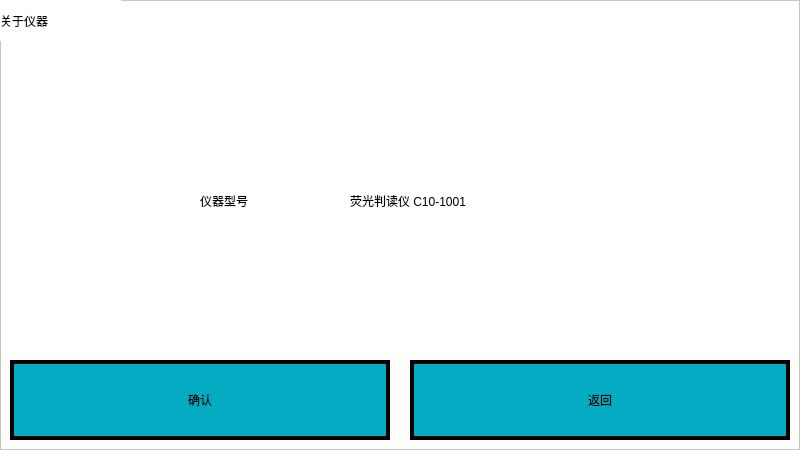
<?xml version="1.0" encoding="UTF-8"?>
<ui version="4.0">
 <class>AboutForm</class>
 <widget class="QWidget" name="AboutForm">
  <property name="geometry">
   <rect>
    <x>0</x>
    <y>0</y>
    <width>800</width>
    <height>450</height>
   </rect>
  </property>
  <property name="windowTitle">
   <string>Form</string>
  </property>
  <property name="styleSheet">
   <string notr="true">background-color: rgb(255, 255, 255);</string>
  </property>
  <widget class="QFrame" name="frame">
   <property name="geometry">
    <rect>
     <x>0</x>
     <y>0</y>
     <width>800</width>
     <height>450</height>
    </rect>
   </property>
   <property name="frameShape">
    <enum>QFrame::StyledPanel</enum>
   </property>
   <property name="frameShadow">
    <enum>QFrame::Raised</enum>
   </property>
   <widget class="QLabel" name="label_36">
    <property name="geometry">
     <rect>
      <x>350</x>
      <y>155</y>
      <width>311</width>
      <height>91</height>
     </rect>
    </property>
    <property name="styleSheet">
     <string notr="true">font: 20pt &quot;宋体&quot;;</string>
    </property>
    <property name="text">
     <string>荧光判读仪 C10-1001</string>
    </property>
   </widget>
   <widget class="QLabel" name="label_35">
    <property name="geometry">
     <rect>
      <x>200</x>
      <y>170</y>
      <width>121</width>
      <height>61</height>
     </rect>
    </property>
    <property name="styleSheet">
     <string notr="true">font: 20pt &quot;宋体&quot;;</string>
    </property>
    <property name="text">
     <string>仪器型号</string>
    </property>
   </widget>
   <widget class="QLabel" name="label_3">
    <property name="geometry">
     <rect>
      <x>0</x>
      <y>0</y>
      <width>121</width>
      <height>41</height>
     </rect>
    </property>
    <property name="styleSheet">
     <string notr="true">font: 20pt &quot;宋体&quot;;</string>
    </property>
    <property name="text">
     <string>关于仪器</string>
    </property>
   </widget>
   <widget class="QPushButton" name="btnReturn">
    <property name="geometry">
     <rect>
      <x>410</x>
      <y>360</y>
      <width>380</width>
      <height>80</height>
     </rect>
    </property>
    <property name="styleSheet">
     <string notr="true">QPushButton {
font: 20pt &quot;宋体&quot;;
border:4px solid rgb(0,0,0);
background-color:#05abc2;
}

QPushButton:pressed{
background-color: rgb(255, 0, 0);
}
</string>
    </property>
    <property name="text">
     <string>返回</string>
    </property>
   </widget>
   <widget class="QPushButton" name="btnConfirm">
    <property name="geometry">
     <rect>
      <x>10</x>
      <y>360</y>
      <width>380</width>
      <height>80</height>
     </rect>
    </property>
    <property name="styleSheet">
     <string notr="true">QPushButton {
font: 20pt &quot;宋体&quot;;
border:4px solid rgb(0,0,0);
background-color:#05abc2;
}

QPushButton:pressed{
background-color: rgb(255, 0, 0);
}
</string>
    </property>
    <property name="text">
     <string>确认</string>
    </property>
   </widget>
  </widget>
 </widget>
 <resources/>
 <connections/>
</ui>
